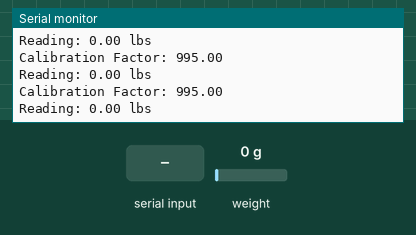
The sketch below on a simulated Arduino Uno, built with avr-gcc and run on an emulated ATmega328P. Parts: the last lines printed to the serial monitor. The test bench sets the inputs (shaded band); at power-on: weight on the scale 0 g.

Above: at 3.3 s.
3.4 s: weight on the scale set to 100 g
At 3.46 s:
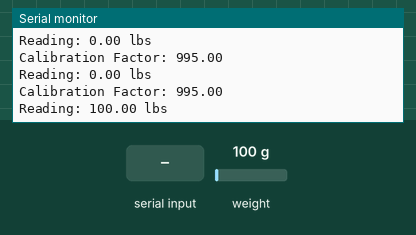
6.4 s: "+" received over Serial
7.9 s: "a" received over Serial
9.4 s: weight on the scale set to 1250 g
At 9.45 s:
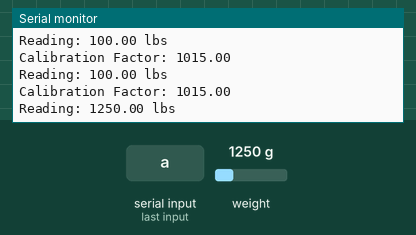
Timing chart, 0 to 12.4 s (numbered marks = the images above; inputs shaded):
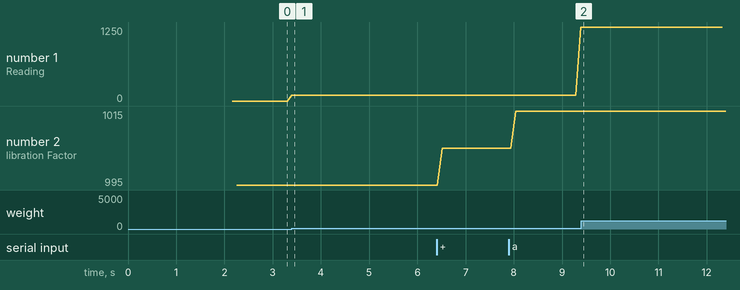

The sketch:

LoadCellCalibration.ino
```cpp
// LOAD CELL CALIBRATION CODE //

#include <HX711.h>

// HX711 LOAD CELL PINS
const int LC_DOUT_PIN = 2;
const int LC_SCK_PIN = 15;

// LOAD CELL
HX711 LC;

// LOAD CELL CALIBRATION FACTORS
float lc_cal_factor = 995; //random number

void setup() {

  Serial.begin(9600);
  Serial.println("HX711 Calibration Sketch");
  Serial.println("remove all weight from load cell");
  Serial.println("after readings begin, place known weight on load cell");
  Serial.println("press + or a to increase calibration factor");
  Serial.println("press - or z to decrease calibration factor");

  // Load Cell Measurement
  LC.begin(LC_DOUT_PIN, LC_SCK_PIN);
  LC.set_scale(lc_cal_factor);
  LC.tare(); // reset scale to 0
//  Serial.println("Determining Zero Weight Offset: ");
//  LC.tare(20); // average 20 measurements
//  long offset = LC.get_offset();

//  Serial.print("OFFSET: ");
//  Serial.println(offset);
//  Serial.println();

  long zero_factor = LC.read_average(); // get a baseline reading
  Serial.print("Zero Factor: "); // this can be used to remove the need to tare the scale (useful in permanent scale projects)
  Serial.println(zero_factor);

}

void loop() {

  LC.set_scale(lc_cal_factor); // adjust to this calibration factor

  Serial.print("Reading: ");
  Serial.print(LC.get_units());
  Serial.print(" lbs"); // change this to kg and re-adjust the calibration factor if you follow SI units like a sane person
  Serial.println();
  Serial.print("Calibration Factor: ");
  Serial.print(lc_cal_factor);
  Serial.println();

  if(Serial.available())
  {
    char temp = Serial.read();
    if(temp == '+' || temp == 'a')
      lc_cal_factor += 10;
    else if(temp == '-' || temp == 'z')
      lc_cal_factor -= 10;
  }
}
```

Measured:
- plotted number 1: 100 → 1250 after the input at 7.9 s
- plotted number 2: 995 → 1005 after the input at 6.4 s, 1005 → 1015 after the input at 7.9 s
